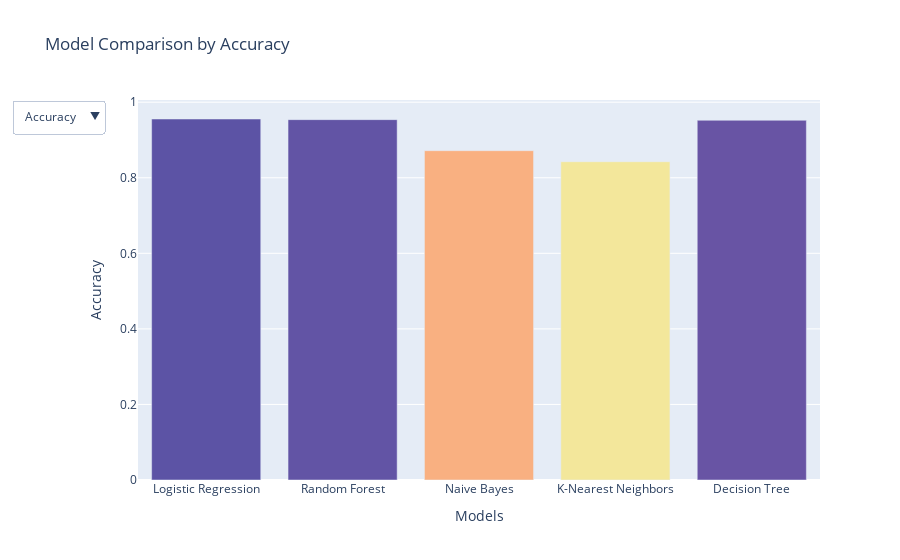

This figure's notebook cell:
### Code cell
import plotly.graph_objects as go
from plotly.subplots import make_subplots
import plotly.io as pio


# Create a figure with initial data
fig = go.Figure()
# Create initial bar plot with the 'sunset' colorscale
initial_metric = 'Accuracy'
fig.add_trace(go.Bar(
    x=model_names,
    y=data[initial_metric],
    name=initial_metric,
    marker=dict(
        color=data[initial_metric],
        colorscale='sunset'
    )
))
fig.update_layout(
    title=f'Model Comparison by {initial_metric}',
    xaxis_title='Models',
    yaxis_title=initial_metric,
    updatemenus=[
        {
            "buttons": [
                {
                    "label": metric,
                    "method": "update",
                    "args": [
                        {"y": [data[metric]]},
                        {
                            "title": f"Model Comparison by {metric}",
                            "yaxis": {"title": metric},
                            "marker": dict(color=data[metric], colorscale='sunset')
                        }
                    ]
                } for metric in metric_names
            ],
            "direction": "down",
            "showactive": True
        }
    ]
)

fig.show()

### Figure 1 — Plotly figure (JSON) as saved in the notebook; plotly's stock layout.template omitted (floating-point values rounded to 4 significant figures)
{"data": [{"marker": {"color": [0.9555, 0.9539, 0.8717, 0.8424, 0.9522], "colorscale": [[0, "rgb(243, 231, 155)"], [0.1667, "rgb(250, 196, 132)"], [0.3333, "rgb(248, 160, 126)"], [0.5, "rgb(235, 127, 134)"], [0.6667, "rgb(206, 102, 147)"], [0.8333, "rgb(160, 89, 160)"], [1, "rgb(92, 83, 165)"]]}, "name": "Accuracy", "type": "bar", "x": ["Logistic Regression", "Random Forest", "Naive Bayes", "K-Nearest Neighbors", "Decision Tree"], "y": [0.9555, 0.9539, 0.8717, 0.8424, 0.9522]}], "layout": {"title": {"text": "Model Comparison by Accuracy"}, "updatemenus": [{"buttons": [{"args": [{"y": [[0.9555, 0.9539, 0.8717, 0.8424, 0.9522]]}, {"marker": {"color": [0.9555, 0.9539, 0.8717, 0.8424, 0.9522], "colorscale": "sunset"}, "title": "Model Comparison by Accuracy", "yaxis": {"title": "Accuracy"}}], "label": "Accuracy", "method": "update"}, {"args": [{"y": [[0.9574, 0.9572, 0.8746, 0.843, 0.9545]]}, {"marker": {"color": [0.9574, 0.9572, 0.8746, 0.843, 0.9545], "colorscale": "sunset"}, "title": "Model Comparison by Precision", "yaxis": {"title": "Precision"}}], "label": "Precision", "method": "update"}, {"args": [{"y": [[0.9555, 0.9539, 0.8717, 0.8424, 0.9522]]}, {"marker": {"color": [0.9555, 0.9539, 0.8717, 0.8424, 0.9522], "colorscale": "sunset"}, "title": "Model Comparison by Recall", "yaxis": {"title": "Recall"}}], "label": "Recall", "method": "update"}, {"args": [{"y": [[0.9557, 0.954, 0.8721, 0.8426, 0.9523]]}, {"marker": {"color": [0.9557, 0.954, 0.8721, 0.8426, 0.9523], "colorscale": "sunset"}, "title": "Model Comparison by F1 Score", "yaxis": {"title": "F1 Score"}}], "label": "F1 Score", "method": "update"}], "direction": "down", "showactive": true}], "xaxis": {"title": {"text": "Models"}}, "yaxis": {"title": {"text": "Accuracy"}}}}
